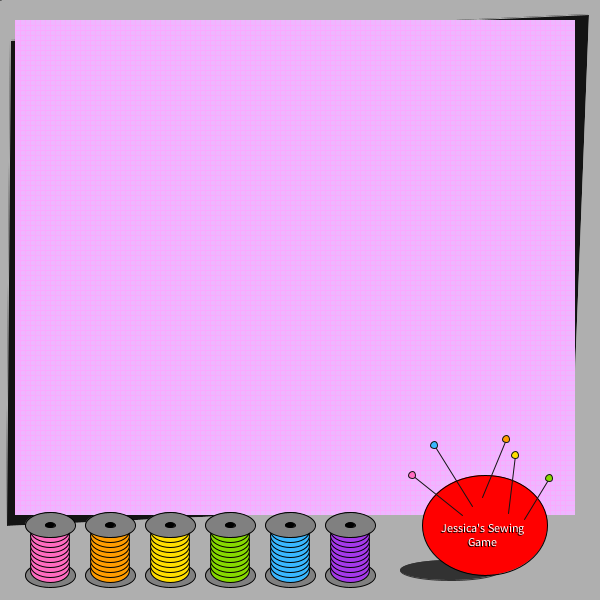
Frame 1 (no input)
Frame 60 (the mouse pressed at the canvas centre just before this capture): identical to frame 1, image omitted
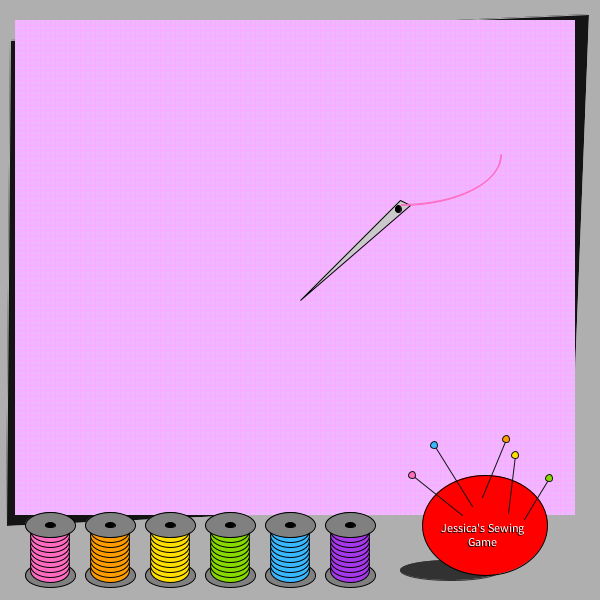
Frame 120 (the mouse held since frame 60 and released just before this capture)

The Processing sketch that drew these frames (run headless with seeded random() and noise(); from frame 60 on, the mouse is pressed at the canvas centre):

// Processing sketch: processing_108917
// ── processing_108917.pde

/*
 * Jessica Roberts
 * jroberts73
 * Sewing Game
 */

void setup() 
{
  size(600,600);
  smooth();
  noCursor();
  current = thread3;
}

color backgroundColor = color(175);
color thread1 = color(57, 183, 255); //aqua
color thread2 = color(255, 222, 0); //yellow
color thread3 = color(255, 107, 192); //pink
color thread4 = color(255,157,0); //orange
color thread5 = color(135,217,0);//green
color thread6 = color(165,57,233); //purple
color needleColor = color(202,202,202);
color current;
ArrayList threadList = new ArrayList();
ArrayList buttonList = new ArrayList();
PVector p1;
PVector p2 = new PVector(200,200);

/*
 * === Main Draw Method ===
 */
void draw() 
{
  drawBackground();
  drawColorMenu();
  
  //draw the threads
  for(int i = 0; i<threadList.size()-1; i+=2) {
    Threads t = (Threads)threadList.get(i);
    stroke(t.getColor());
    line(t.getX1(), t.getY1(), t.getX2(), t.getY2());
    line(t.getX1()+1, t.getY1()+1, t.getX2()+1, t.getY2()+1);
  }
  
  //Determine if choosing a color
  if(mousePressed)
  { 
    if(mouseX > 28 && mouseX<72 && mouseY>517 && mouseY<585)
      current = thread3;
    else if (mouseX>91 && mouseX<127 && mouseY>517 && mouseY<585)
      current = thread4;
    else if (mouseX>147 && mouseX<191 && mouseY>517 && mouseY<585)
      current = thread2;
    else if (mouseX>211 && mouseX<250 && mouseY>517 && mouseY<585)
      current = thread5;
    else if (mouseX>271 && mouseX<310 && mouseY>517 && mouseY<585)
      current = thread1;
    else if (mouseX>331 && mouseX<370 && mouseY>517 && mouseY<585)
      current = thread6;
  }
  
  //reset
   if(keyPressed)
  {
    if(key == ' '){
      threadList.clear();
    }
  }

  drawNeedle();
}//end Draw


void mouseDragged()
{
  if (mouseX >15 && mouseX<573 && mouseY>20 && mouseY<480)
  {
    threadList.add(new Threads(pmouseX, pmouseY, mouseX, mouseY, current));
  }
}

/*
 * === Background Creator ===
 */
void drawBackground() 
{
  background(backgroundColor);
  fill(20,20,20);
  stroke(175);
  quad(10,40,589,14,570,500,6,526);
  fill(238, 183, 255);
  noStroke();
  rect(15,20,560,495);
  fill(250,170,255);
  for(int i=15; i<570;i+=5)
    rect(i,20,1,495);
  for(int i=25; i<515;i+=5)
    rect(15,i,560,1);
}//end drawBackground



/*
 * === Needle Creator ===
 */
void drawNeedle() 
{
  fill(needleColor);
  stroke(0,0,0);
  triangle(mouseX+100,mouseY-100,mouseX, mouseY, mouseX+110, mouseY-95);
  fill(0,0,0);
  ellipse(mouseX+98, mouseY-91, 6,7);
  noFill();
  stroke(current);
  arc(mouseX+100,mouseY-145,200,100,0,HALF_PI);
  arc(mouseX+101,mouseY-146,200,100,0,HALF_PI);
}//end drawNeedle




/*
 * === Color Menu Creator ===
 */
void drawColorMenu() 
{
  stroke(0,0,0);
  
  //Bobbin 1
  fill(128,128,128);
  ellipse(50,575,50,25);
  fill(thread3);
  for(int i=0; i<50; i+=5) {
    ellipse(50, 570-i, 39,25);
  }
  fill(128,128,128);
  ellipse(50,525,50,25);
  fill(0,0,0);
  ellipse(50,525,10,5);
  
  //Bobbin 2
  fill(128,128,128);
  ellipse(110,575,50,25);
  fill(thread4);
  for(int i=0; i<50; i+=5) {
    ellipse(110, 570-i, 39,25);
  }
  fill(128,128,128);
  ellipse(110,525,50,25);
  fill(0,0,0);
  ellipse(110,525,10,5);
  
  //Bobbin 3
  fill(128,128,128);
  ellipse(170,575,50,25);
  fill(thread2);
  for(int i=0; i<50; i+=5) {
    ellipse(170, 570-i, 39,25);
  }
  fill(128,128,128);
  ellipse(170,525,50,25);
  fill(0,0,0);
  ellipse(170,525,10,5);
  
  //Bobbin 4
  fill(128,128,128);
  ellipse(230,575,50,25);
  fill(thread5);
  for(int i=0; i<50; i+=5) {
    ellipse(230, 570-i, 39,25);
  }
  fill(128,128,128);
  ellipse(230,525,50,25);
  fill(0,0,0);
  ellipse(230,525,10,5);
  
  //Bobbin 5
  fill(128,128,128);
  ellipse(290,575,50,25);
  fill(thread1);
  for(int i=0; i<50; i+=5) {
    ellipse(290, 570-i, 39,25);
  }
  fill(128,128,128);
  ellipse(290,525,50,25);
  fill(0,0,0);
  ellipse(290,525,10,5);
  
  //Bobbin 6
  fill(128,128,128);
  ellipse(350,575,50,25);
  fill(thread6);
  for(int i=0; i<50; i+=5) {
    ellipse(350, 570-i, 39,25);
  }
  fill(128,128,128);
  ellipse(350,525,50,25);
  fill(0,0,0);
  ellipse(350,525,10,5);
  
  fill(50,50,50);
  stroke(50,50,50);
  ellipse(450,570,100,20);
  
  fill(255,0,0);
  stroke(0,0,0);
  ellipse(485,525,125,100);
  
  //pin cushion
  stroke(20,20,20);
  fill(thread1);
  line(434,445,472,506);
  ellipse(434,445,7,7);
  fill(thread2);
  line(515,455,508,513);
  ellipse(515,455,7,7);
  fill(thread3);
  line(412,475,462,515);
  ellipse(412,475,7,7);
  fill(thread4);
  line(506,439,482,497);
  ellipse(506,439,7,7);
  fill(thread5);
  line(549,478,524,519);
  ellipse(549,478,7,7);
  
  String title = "Jessica's Sewing Game";
  textAlign(CENTER);
  fill(0,0,0);
  text(title,432,524,100,100);
  fill(255,255,255);
  text(title,433,523,100,100);
  
}//end drawColorMenu



/*
 * === Threads Class ===
 */
class Threads
{
  float x1, y1,x2,y2;
  color c;
  
  Threads(float x1, float y1, float x2, float y2, color c)
  {
    this.x1 = x1;
    this.y1=y1;
    this.x2=x2;
    this.y2=y2;
    this.c = c;
  }
  
  float getX1()
  {
    return x1;
  }
  
   float getY1()
  {
    return y1;
  }
  
   float getX2()
  {
    return x2;
  }
  
   float getY2()
  {
    return y2;
  }
  
  color getColor()
  {
    return c;
  }
}//end Threads class
